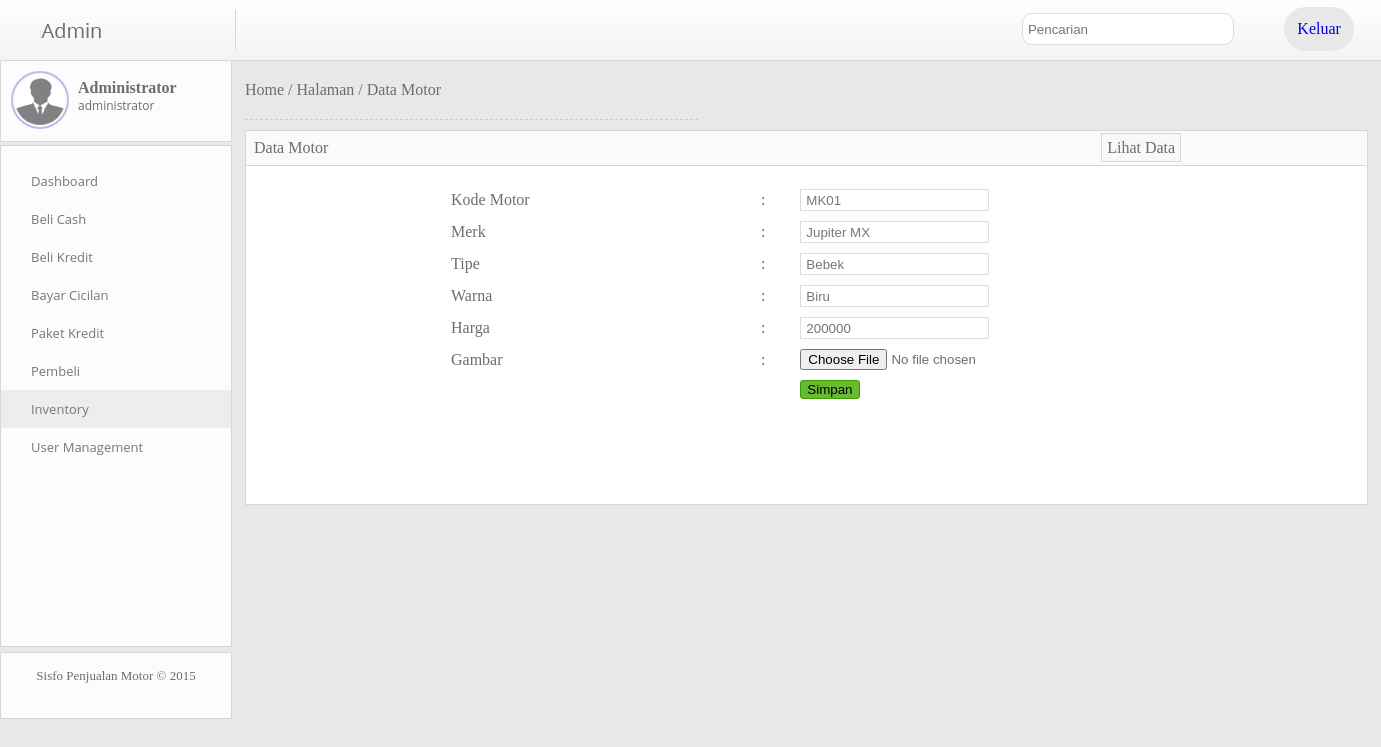
The app's page /index.php?mod=motor&aksi=edit&id=MK01 (signed in) with its own data.
### tables this page shows
CREATE TABLE `motor` (
  `motor_kode` char(10) NOT NULL,
  `motor_merk` varchar(15) NOT NULL,
  `motor_type` varchar(15) NOT NULL,
  `motor_warna_pilihan` varchar(70) NOT NULL,
  `motor_harga` double NOT NULL,
  `motor_gambar` varchar(100) NOT NULL,
  PRIMARY KEY (`motor_kode`)
);

### module/k-motor.php (the view, shortened to what this page needs)
<?php
  $motor_kode    = autopk("MK");
  $servername = "localhost";
  $database = "motor_db";
  $uname = "root";
  $pass = "";
  $conn = mysqli_connect($servername, $uname, $pass, $database);
  if($aksi=='edit' && isset($id)){
      $sql_display    = mysqli_query($conn, "SELECT *FROM motor WHERE motor_kode='".$id."'");
      $row_display    = mysqli_fetch_assoc($sql_display);
      $motor_kode      = $row_display['motor_kode'];
  }
?>
<div class='breadcumb'>
<a href='index.php?mod=dashboard'>Home</a> / <a href='index.php'>Halaman</a> / <a href='index.php?mod=motor'>Data Motor</a>
	<div class='garis'></div>
</div>
<div class='isi'>
	<div class='isi-judul'><font>Data Motor</font><a href='index.php?mod=motor'><font>Lihat Data </font></a></div>
	<br>
<form id="form1" name="form1" method="post" action="" enctype="multipart/form-data">
<table width="900" cellspacing="0" id='input' border="0" align='center' cellpadding="0">
  <tr>
    <td width='300px'>Kode Motor</td>
    <td>:</td>
    <td ><span id="sprytextfield1">
              <input type='text' name='motor_kode' id='motor_kode' value=<?php echo '"'.$motor_kode.'"'?> readonly >
        <span class="textfieldRequiredMsg">A value is required.</span></span>
    </td>
  </tr>
  <tr>
    <td>Merk</td>
    <td>:</td>
    <td><span id="sprytextfield2">
        <input type="text" required name='motor_merk' id='motor_merk'  value='<?php echo $row_display['motor_merk'] ?>'  >
        <span class="textfieldRequiredMsg">A value is required.</span></span>
        </td>
  </tr>
  <tr>
    <td>Tipe</td>
    <td>:</td>
    <td><span id="sprytextfield3">
          <input type="text" required name='motor_type' id='motor_type'  value='<?php echo $row_display['motor_type'] ?>'  >
          <span class="textfieldRequiredMsg">A value is required.</span></span>
    </td>
  </tr>
    <tr>
    <td>Warna</td>
    <td>:</td>
    <td><span id="sprytextfield4">
          <input type="text" required name='motor_warna_pilihan' id='motor_warna_pilihan'  value='<?php echo $row_display['motor_warna_pilihan'] ?>'  >
          <span class="textfieldRequiredMsg">A value is required.</span></span>
    </td>
  </tr>
    <tr>
    <td>Harga</td>
    <td>:</td>
    <td><span id="sprytextfield5">
          <input type="text" required name='motor_harga' id='motor_harga'  value='<?php echo $row_display['motor_harga'] ?>'  >
          <span class="textfieldRequiredMsg">A value is required.</span></span>
    </td>
  </tr>
  <tr>
    <td>Gambar</td>
    <td>:</td>
    <td>
          <input type="file" name='motor_gambar' id='motor_gambar'>
    </td>
  </tr>
  <tr>
    <td>&nbsp;</td>
    <td>&nbsp;</td>
    <td ><input type="submit" name="Simpan" id="Simpan" value="Simpan" /></td>
  </tr>
</table>
</form>
</div>

### asset/css/style.css (style rules this page uses)
body { margin : 0; background-color : #E8E8E8; font-family : 'Century Gothic'; color : #6D6D6D; }
input[type="text"] { height:20px; background-color:#FFF; border:#DDDDDD solid 1px; padding:0px 5px; color : #777777; }
input[type="submit"] { background-color : #67BB30; border-style : solid; border-width : 1px; border-color :#3F9D00; border-radius : 3px; }
.breadcumb a { text-decoration : none; color : #6D6D6D; }
.garis { width : 40%; border-top-style : dashed; border-top-color : #CCCCCC; border-top-width : 0.5px; margin-left : 0px; margin-top : 20px; }
.isi { margin-top : 10px; background-color : #FFFFFF; border-color : #D6D6D6; border-style : solid; border-width : 1px; width : 99%; padding-bottom : 100px; }
.isi-judul { width : 98.5%; padding : 8px; background-color : #FAFAFA; border-bottom-color : #D6D6D6; border-bottom-style : solid; border-bottom-width : 1px; }
.isi-judul a { margin-left : 70%; text-decoration : none; border-style : solid; border-color : #D6D6D6; border-width : 1px; color : #6D6D6D; padding : 5px; background-color : #F8F8F8; }
.isi-judul a font { margin-left : 0px; }
table { *border-collapse: collapse; border-spacing: 0; width: 95%; }
#display th,td { border-top-width : 1px; border-top-style : solid; border-color : #DDDDDD; border-spacing : 0px; }
#input { margin-left : 200px; }
#input tr,td,th { border-style : none; padding : 5px; }

### records on screen
motor: motor_kode "MK01", motor_merk "Jupiter MX", motor_type "Bebek", motor_warna_pilihan "Biru", motor_harga "200000"
